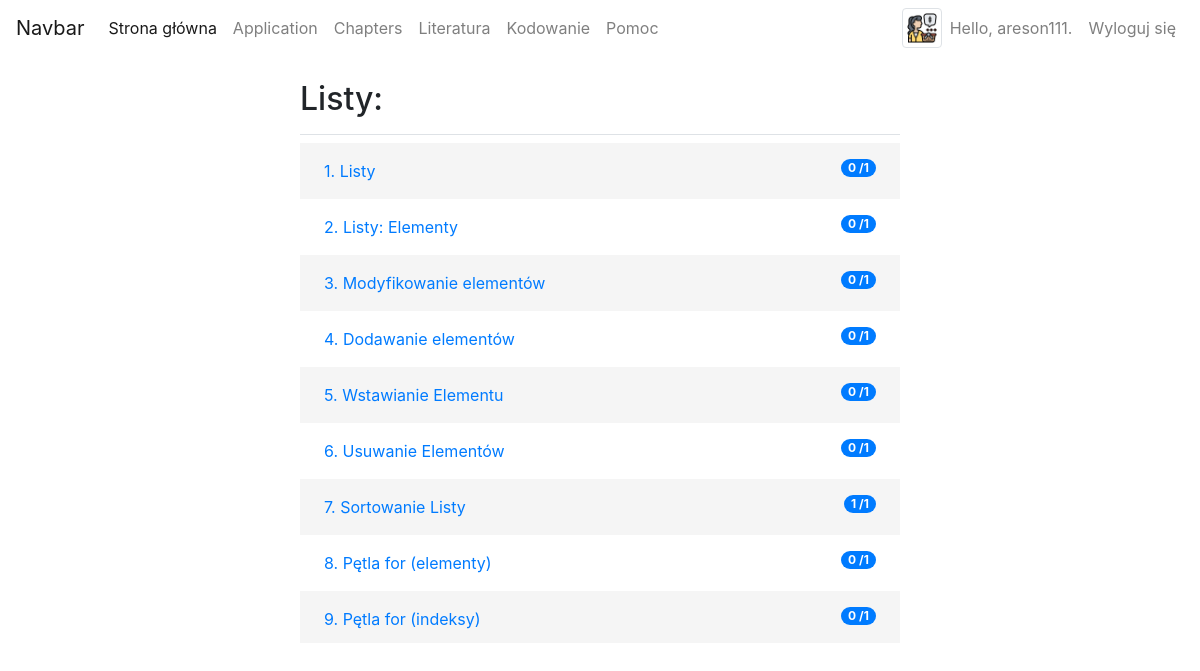
/chapters/2/ (signed in), run on the app's committed database.
### users/models.py (models this page shows, shortened)
class Profile(models.Model):
    user = models.OneToOneField(User, on_delete=models.CASCADE)
    education = models.CharField(choices=EDUCATION_CHOICES, max_length=200)
    age = models.IntegerField()
    profile_image = models.ImageField(default='default-avatar.png', upload_to='users/', null=True, blank=True)
    points = models.IntegerField(default=0)

### chapters/models.py (models this page shows, shortened)
class Chapter(models.Model):
    name = models.CharField(max_length=200)
    text = models.TextField()
    date_added = models.DateTimeField(auto_now_add=True)
    def __str__(self):
        return self.name

class Topic(models.Model):
    chapter = models.ForeignKey(Chapter, on_delete=models.DO_NOTHING)
    name = models.CharField(max_length=200)
    text = models.TextField()
    approach = models.TextField(default='print("Hello World!")')
    points = models.IntegerField(default=3)
    date_added = models.DateTimeField(auto_now_add=True)
    output = models.TextField(default='Hello World!')
    def __str__(self):
        return self.name
    def user_topic_points(self, user):
        approaches = self.userapproach_set.all()
        user_topic_points = 0
        for approach in approaches:
            if approach.user == user:
                user_topic_points = approach.points_earned
        return user_topic_points

class UserApproach(models.Model):
    user = models.ForeignKey(User, on_delete=models.CASCADE)
    topic = models.ForeignKey(Topic, on_delete=models.CASCADE)
    user_approach = models.TextField(default='')
    points_awarded = models.BooleanField(default=False)
    points_earned = models.IntegerField(default=0)

### chapters/views.py (the view)
# urls.py: path('chapters/<int:chapter_id>/', views.topic, name='topic'),
@login_required
def topic(request, chapter_id):
    chapter = Chapter.objects.get(id=chapter_id)
    topics = chapter.topic_set.all()
    context = {'chapter': chapter, 'topics': topics}
    return render(request, 'chapters/topic.html', context)

### chapters/templatetags/chapters_extras.py (called while the page is built)
@register.simple_tag
def get_topic_points_tag(topic, user):
    return topic.user_topic_points(user)

### chapters/templates/chapters/topic.html
{% extends "chapters/baza.html" %}
{% load static %}
{% load  chapters_extras %}
{% block header %}
  <h2>{{ chapter }}: </h2>
{% endblock header %}
{% block content %}
<div style="height: 500px; overflow-y:auto;">
    <table style="max-height: 500px; overflow: auto;">
      <tbody>
        {% for topic in topics %}
        <tr>
            <td class="team">
                <a href="{% url 'chapters:approach' topic.id %}">{{ forloop.counter }}. {{ topic }}</a>
                <span class="badge badge-primary badge-pill ml-2 float-right">
                {% get_topic_points_tag topic user %}
                    /{{ topic.points }}</span>
            </td>
        </tr>
        {% endfor %}
      </tbody>
    </table>
</div>
{% endblock content %}

### chapters/templates/chapters/navbar.html (shortened to what this page needs)
<nav class="navbar navbar-expand-lg navbar-light">
  <a class="navbar-brand" href="#">Navbar</a>
  <div class="collapse navbar-collapse" id="navbarSupportedContent">
    <ul class="navbar-nav mr-auto">
      <li class="nav-item active te">
        <a class="nav-link" href="{% url 'chapters:index' %}">Strona główna <span class="sr-only">(current)</span></a>
      </li>
      <li class="nav-item">
        <a class="nav-link" href="{% url 'chapters:index' %}">Application</a>
      </li>
      <li class="nav-item">
        <a class="nav-link" href="{% url 'chapters:chapters' %}">Chapters</a>
      </li>
      <li class="nav-item">
        <a class="nav-link" href="{% url 'chapters:literatura' %}">Literatura</a>
      </li>
      <li class="nav-item">
        <a class="nav-link" href="{% url 'chapters:kodowanie' %}">Kodowanie</a>
      </li>
      <li class="nav-item">
        <a class="nav-link" href="{% url 'chapters:pomoc' %}">Pomoc</a>
      </li>
    </ul>
    <ul class="navbar-nav justify-content-end">
        {% if user.is_authenticated %}
        <li class="text-center ">
          <img title="profile image" src="{{ user.profile.profile_image.url }}" class="avatar img-circle img-thumbnail" alt="avatar" height="40" width="40">
        </li>
      <li class="nav-item">
        <a class="nav-link" href="{% url 'users:profile' %}">Hello, {{ user.username }}.</a>
      </li>
      <li class="nav-item">
        <a class="nav-link" href="{% url 'users:logout' %}">Wyloguj się</a>
      </li>
        {% endif %}
    </ul>
  </div>
</nav>

### static/css/style.css (style rules this page uses)
body { background-color: coral; font-family: 'Josefin Sans', sans-serif; font-size: 20px; }
table { border-collapse: collapse; width: 100%; background: #fff; }
td, th { padding: 1em 1.5em; text-align: left; }
tbody tr:nth-child(2n-1) { background-color: #f5f5f5; transition: all .125s ease-in-out; }

### data on the page
Chapter: name "Listy"
Topic: name "Listy", id.user_id "0", points "1"
Topic: name "Listy: Elementy", id.points_earned "0", points "1"
Topic: name "Modyfikowanie elementów", id.points_earned "0", points "1"
Topic: name "Dodawanie elementów", id.user_id "0", points "1"
Topic: name "Wstawianie Elementu", id.points_earned "0", points "1"
Topic: name "Usuwanie Elementów", id.points_earned "0", points "1"
Topic: name "Sortowanie Listy", id.points_earned "1", points "1"
Topic: name "Pętla for (elementy)", id.points_earned "0", points "1"
Topic: name "Pętla for (indeksy)", id.points_earned "0", points "1"

### other printed values
{{ user.username }} "areson111"
